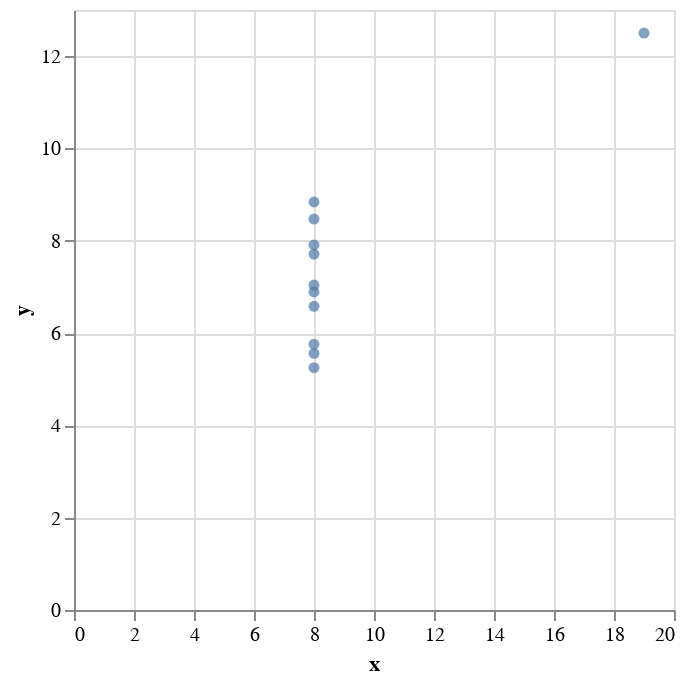

The notebook cell this image was saved under:
### Code cell
# Define the dataset
dataset_4 = np.array([
    [8, 6.58], [8, 5.76], [8, 7.71], [8, 8.84], [8, 8.47],
    [8, 7.04], [8, 5.25], [19, 12.5], [8, 5.56], [8, 7.91], [8, 6.89]
])

# Create DataFrames for each dataset
df_4 = pd.DataFrame(dataset_4, columns=['x', 'y'])

# Scatter plots for each dataset
alt.Chart(df_4).mark_circle().encode(
    x='x',
    y='y'
)

### Figure 1 — Vega-Lite specification as saved in the notebook (floating-point values rounded to 4 significant figures)
{"config": {"view": {"continuousWidth": 300, "continuousHeight": 300}}, "data": {"name": "data-aba062cb51b44462089d3b99e45f9478"}, "mark": {"type": "circle"}, "encoding": {"x": {"field": "x", "type": "quantitative"}, "y": {"field": "y", "type": "quantitative"}}, "$schema": "https://vega.github.io/schema/vega-lite/v5.8.0.json", "datasets": {"data-aba062cb51b44462089d3b99e45f9478": [{"x": 8.0, "y": 6.58}, {"x": 8.0, "y": 5.76}, {"x": 8.0, "y": 7.71}, {"x": 8.0, "y": 8.84}, {"x": 8.0, "y": 8.47}, {"x": 8.0, "y": 7.04}, {"x": 8.0, "y": 5.25}, {"x": 19.0, "y": 12.5}, {"x": 8.0, "y": 5.56}, {"x": 8.0, "y": 7.91}, {"x": 8.0, "y": 6.89}]}}
